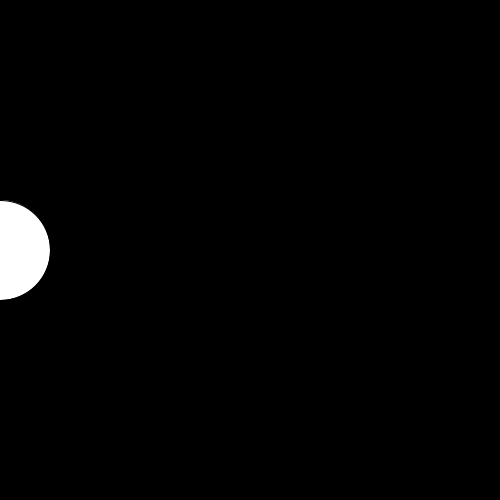
Frame 1 (no input)
Frame 60 (the mouse pressed at the canvas centre just before this capture): identical to frame 1, image omitted
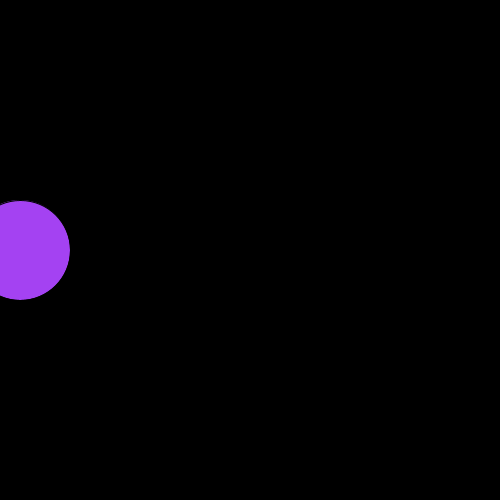
Frame 120 (the mouse held since frame 60 and released just before this capture)

The Processing sketch that drew these frames (run headless with seeded random() and noise(); from frame 60 on, the mouse is pressed at the canvas centre):

// Processing sketch: timer_repeat_trigger
// ── timer_repeat_trigger.pde
//create a simple timer for a repeating trigger

int timer= 2000; // setting up timer variable for 2 second timer
int currentTime=0; 
int savedTime=0;

int ellipseX=0; //variable for x value of ellipse

void setup() {
  size(500, 500);
}


void draw() {
  background(0);
  currentTime= millis(); //update currentTime continuously
  ellipse(ellipseX, height/2, 100, 100); //draw ellipse
  
  //if 2 seconds passed since last time saved
  if (currentTime-savedTime > timer) { 
    println("time is triggered!");
    savedTime=currentTime; //assign value of current time to savedTime
    ellipseX= ellipseX+20; //increment ellipse
    fill(random(0, 255), random(0, 255), random(0, 255)); //change color
  } 

  // println("current time:  " + currentTime);
  // println("saved time:  " + savedTime);
}
